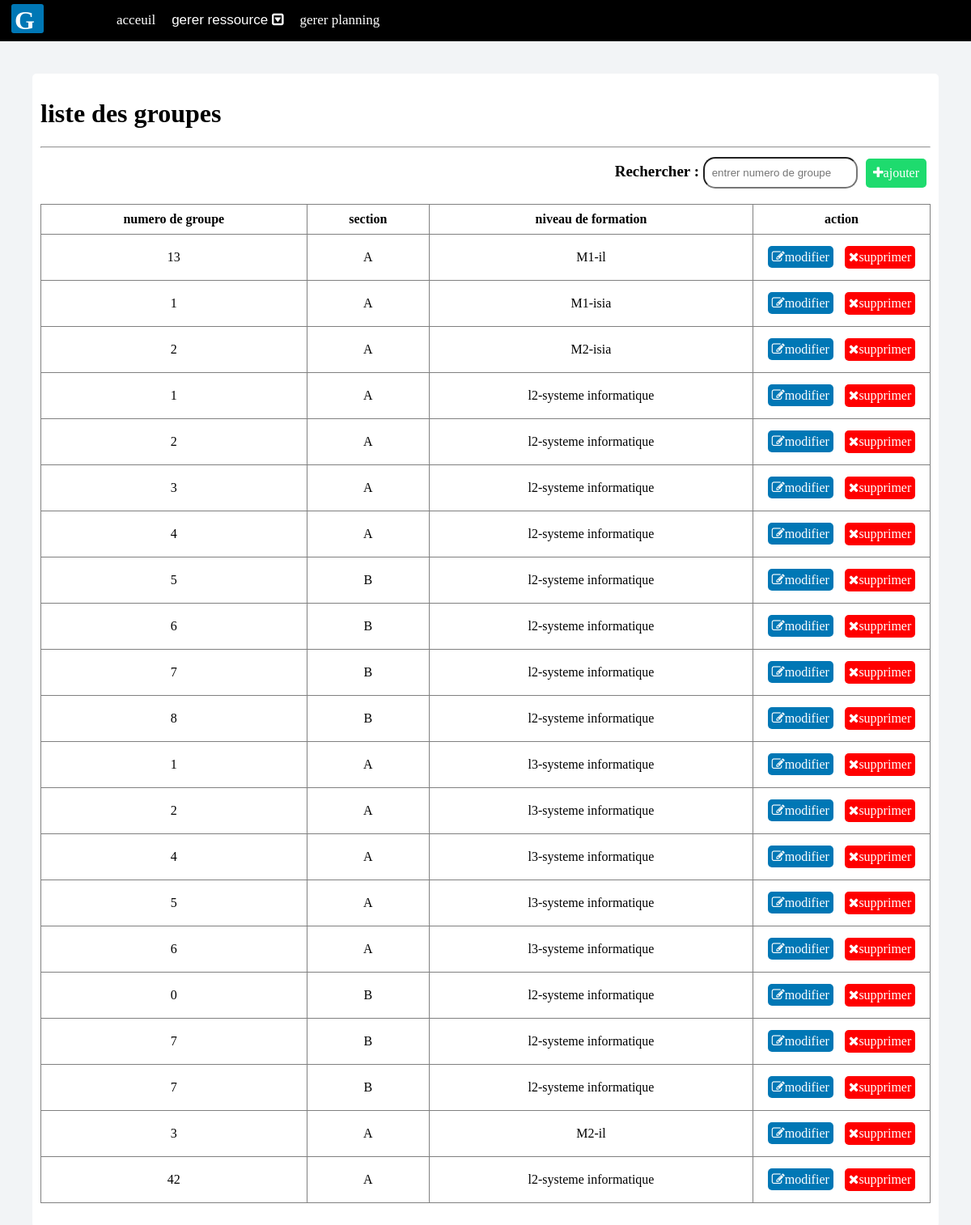
Page /crud4g.php on the earlier database version.
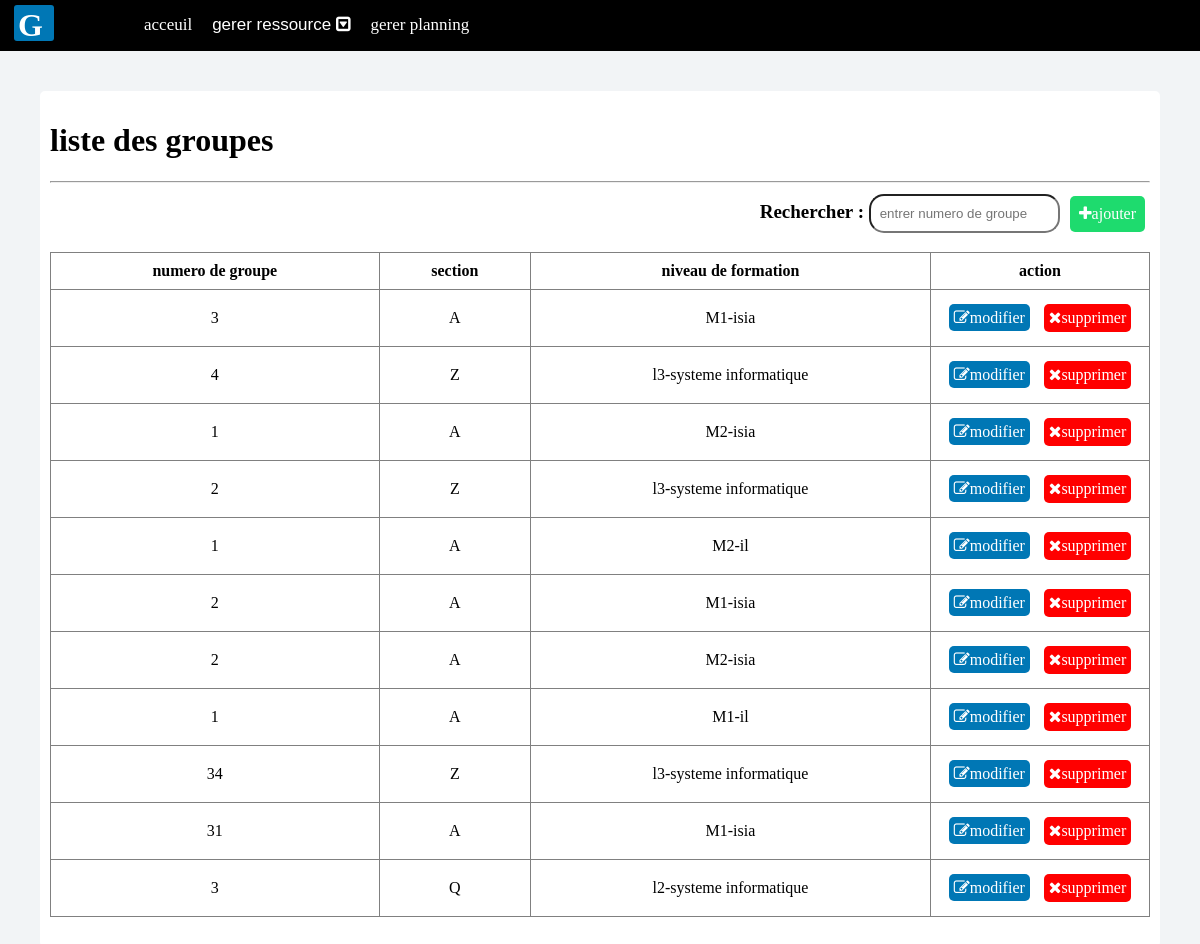
Same page on the later database version.
### tables this page shows
CREATE TABLE `groupe` (
  `idG` int(11) NOT NULL,
  `nomG` int(11) NOT NULL,
  `id_section` int(11) NOT NULL
);

CREATE TABLE `section` (
  `id_section` int(11) NOT NULL,
  `nom_section` varchar(1) NOT NULL,
  `id_n` int(11) DEFAULT NULL
);

CREATE TABLE `niveau_de_formation` (
  `id_n` int(11) NOT NULL,
  `nom_n` enum('l3','l2','M1','M2') NOT NULL,
  `specialité` varchar(45) NOT NULL
);

### crud4g.php (the view, shortened to what this page needs)
<!DOCTYPE html>
<html>
<head>
		<link rel="stylesheet" type="text/css" href="pA.css">
			<link rel="stylesheet" href="https://maxcdn.bootstrapcdn.com/font-awesome/4.7.0/css/font-awesome.min.css">
</head>
<body>
 <?php require_once 'dash.php'; ?>
	<div class="io">
<h1>liste des groupes</h1>
<hr>
 <div class="df">
	 	<label> Rechercher : </label>
	 	 <input type="text" id="myInput" onkeyup="myFunction()" placeholder=" entrer numero de groupe ">
	  <a id="rsw" href="ajouter_g.php"><i class="fa fa-plus"></i>ajouter</a>
	 </div>
<table border="1" width="100%" id="myTable">
	<tr>
		<th>numero de groupe</th>
		<th>section</th>
		<th>niveau de formation</th>
	<th id="at">action</th>
	</tr>
	 <?php
  require_once 'model.php';
  $q=$bd->query("select * from groupe");
  while ($t=$q->fetch()){
	$x=$bd->query("select * from section where id_section=".$t['id_section']);
  	$x=$x->fetch();
  	$d=$bd->query("select * from niveau_de_formation where id_n=".$x['id_n']);
  	$d=$d->fetch();
  ?>
  <tr>
	<td><?php echo $t['nomG'];?></td>
	<td><?php echo $x['nom_section'];?></td>
	<td><?php echo $d['nom_n']."-".$d['specialité'];?></td>
		<td>
<a id="ml" href="modifier_g.php?id=<?php echo $t['idG'];?>&ng=<?php echo $t['nomG'];?>&ns=<?php echo $x['nom_section'];?>&s=<?php echo $x['id_section'];?>&n=<?php echo $x['id_n'];?>&nn=<?php echo $d['nom_n'];?>&se=<?php echo $d['specialité'];?>"><i class="fa fa-edit"></i>modifier</a>
			<button id="s" type="button" onclick="delete_r('delete_g.php?id=',<?php echo $t['idG'];?> )"><i class="fa fa-times"></i>supprimer</button></td>
		<?php }
  ?></tr>
	</div>
</body>
</html>

Differences in the rows shown:
removed groupe: nomG "13", id_section.nom_section "A", niveau_de_formation.nom_n "M1", niveau_de_formation.specialité "il"
removed groupe: nomG "1", id_section.nom_section "A", niveau_de_formation.nom_n "l2", niveau_de_formation.specialité "systeme informatique"
removed groupe: nomG "2", id_section.nom_section "A", niveau_de_formation.nom_n "l2", niveau_de_formation.specialité "systeme informatique"
removed groupe: nomG "3", id_section.nom_section "A", niveau_de_formation.nom_n "l2", niveau_de_formation.specialité "systeme informatique"
removed groupe: nomG "4", id_section.nom_section "A", niveau_de_formation.nom_n "l2", niveau_de_formation.specialité "systeme informatique"
removed groupe: nomG "5", id_section.nom_section "B", niveau_de_formation.nom_n "l2", niveau_de_formation.specialité "systeme informatique"
removed groupe: nomG "6", id_section.nom_section "B", niveau_de_formation.nom_n "l2", niveau_de_formation.specialité "systeme informatique"
removed groupe: nomG "1", id_section.nom_section "A", niveau_de_formation.nom_n "l3", niveau_de_formation.specialité "systeme informatique"
removed groupe: nomG "2", id_section.nom_section "A", niveau_de_formation.nom_n "l3", niveau_de_formation.specialité "systeme informatique"
removed groupe: nomG "4", id_section.nom_section "A", niveau_de_formation.nom_n "l3", niveau_de_formation.specialité "systeme informatique"
removed groupe: nomG "5", id_section.nom_section "A", niveau_de_formation.nom_n "l3", niveau_de_formation.specialité "systeme informatique"
removed groupe: nomG "6", id_section.nom_section "A", niveau_de_formation.nom_n "l3", niveau_de_formation.specialité "systeme informatique"
removed groupe: nomG "0", id_section.nom_section "B", niveau_de_formation.nom_n "l2", niveau_de_formation.specialité "systeme informatique"
removed groupe: nomG "42", id_section.nom_section "A", niveau_de_formation.nom_n "l2", niveau_de_formation.specialité "systeme informatique"
changed groupe (number 1 of 11 on the later page): nomG "1" → "3"
changed groupe (number 2 of 11 on the later page): nomG "2" → "4"; id_section.nom_section "A" → "Z"; niveau_de_formation.nom_n "M2" → "l3"; niveau_de_formation.specialité "isia" → "systeme informatique"
changed groupe (number 3 of 11 on the later page): nomG "7" → "1"; id_section.nom_section "B" → "A"; niveau_de_formation.nom_n "l2" → "M2"; niveau_de_formation.specialité "systeme informatique" → "isia"
changed groupe (number 4 of 11 on the later page): nomG "8" → "2"; id_section.nom_section "B" → "Z"; niveau_de_formation.nom_n "l2" → "l3"
changed groupe (number 5 of 11 on the later page): nomG "7" → "1"; id_section.nom_section "B" → "A"; niveau_de_formation.nom_n "l2" → "M2"; niveau_de_formation.specialité "systeme informatique" → "il"
changed groupe (number 6 of 11 on the later page): nomG "7" → "2"; id_section.nom_section "B" → "A"; niveau_de_formation.nom_n "l2" → "M1"; niveau_de_formation.specialité "systeme informatique" → "isia"
changed groupe (number 7 of 11 on the later page): nomG "3" → "2"; niveau_de_formation.specialité "il" → "isia"
added groupe: nomG "1", id_section.nom_section "A", niveau_de_formation.nom_n "M1", niveau_de_formation.specialité "il"
added groupe: nomG "34", id_section.nom_section "Z", niveau_de_formation.nom_n "l3", niveau_de_formation.specialité "systeme informatique"
added groupe: nomG "31", id_section.nom_section "A", niveau_de_formation.nom_n "M1", niveau_de_formation.specialité "isia"
added groupe: nomG "3", id_section.nom_section "Q", niveau_de_formation.nom_n "l2", niveau_de_formation.specialité "systeme informatique"
